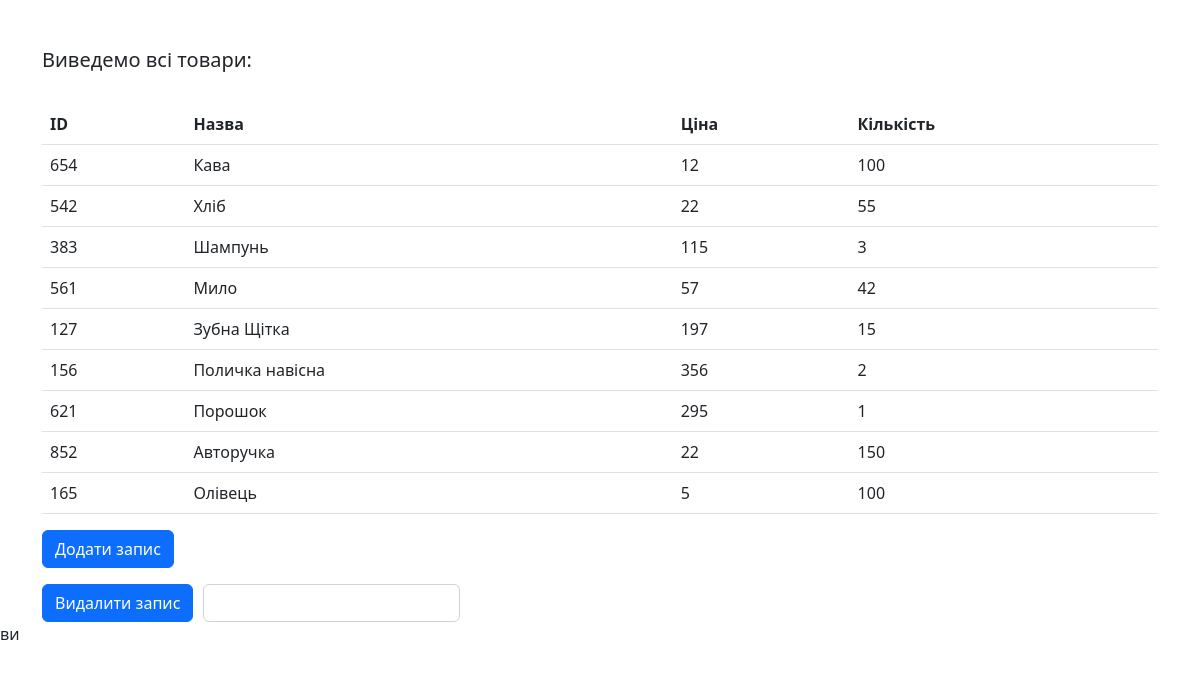
Screenshot of /task2/index.php with the database file from the repository.
### tables this page shows
CREATE TABLE IF NOT EXISTS `products` (
  `id` int NOT NULL,
  `name` varchar(255) NOT NULL,
  `price` float NOT NULL,
  `count` int NOT NULL
);

### task2/index.php (the view, shortened to what this page needs)
<!doctype html>
<html lang="en">
<head>
    <?php
    if(is_file("../assets/links.php"))
        require_once "../assets/links.php";
    ?>
</head>
<body>
<div class="container mt-5">
    <?php
    require_once "../db.php";
    echo "<p class='h5'>Виведемо всі товари:</p><br>";
    $sql = "SELECT * FROM products";
    $result = $pdo->query($sql);
    echo "<table class='table'>";
    echo "<tr>";
    echo "<td style='font-weight: bold'>ID</td>";
    echo "<td style='font-weight: bold'>Назва</td>";
    echo "<td style='font-weight: bold'>Ціна</td>";
    echo "<td style='font-weight: bold'>Кількість</td>";
    echo "</tr>";
    foreach($result as $row)
    {
        echo "<tr>";
            echo '<td>'.$row["id"].'</td>';
            echo '<td>'.$row["name"].'</td>';
            echo '<td>'.$row["price"].'</td>';
            echo '<td>'.$row["count"].'</td>';
        echo "</tr>";
    }
    echo "</table>";
    ?>
    <div>
        <a class="btn btn-primary" href="insert.php">Додати запис</a>
    </div>
    <form method="post" action="delete.php">
        <div style="column-gap: 10px" class="d-flex align-items-center mt-3">
            <button class="btn btn-primary" type="submit">Видалити запис</button>
            <input required style="width: initial" type="number" name="id" class="form-control" id="exampleInputId">
        </div>
    </form>
</div>
</body>
</html>

### assets/links.php (shortened to what this page needs)
<link href="https://cdn.jsdelivr.net/npm/bootstrap@5.2.3/dist/css/bootstrap.min.css" rel="stylesheet">

### rows the page displays
products: id "654", name "Кава", price "12", count "100"
products: id "542", name "Хліб", price "22", count "55"
products: id "383", name "Шампунь", price "115", count "3"
products: id "561", name "Мило", price "57", count "42"
products: id "127", name "Зубна Щітка", price "197", count "15"
products: id "156", name "Поличка навісна", price "356", count "2"
products: id "621", name "Порошок", price "295", count "1"
products: id "852", name "Авторучка", price "22", count "150"
products: id "165", name "Олівець", price "5", count "100"
